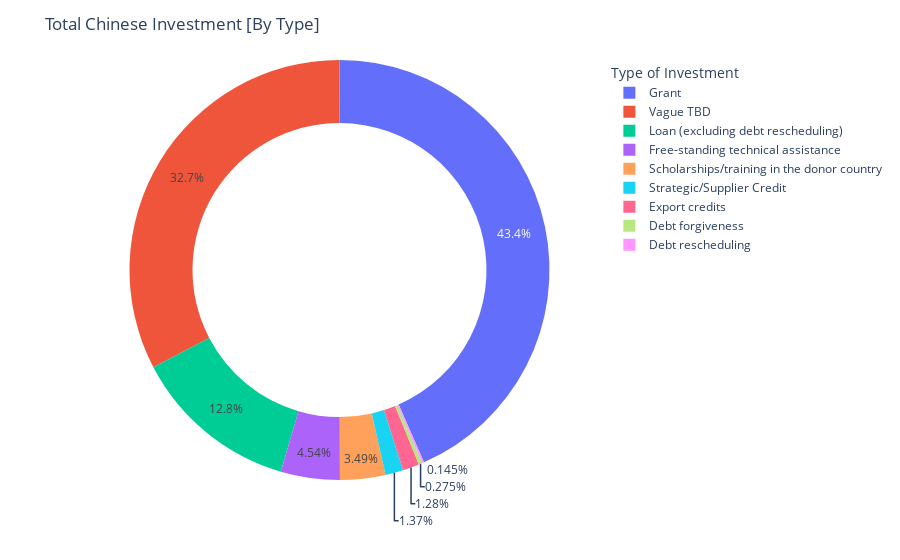

The notebook cell this image was saved under:
### Code cell
values = ms['flow'].value_counts()
class_ = pd.unique(ms['flow'])

fig = px.pie(ms, values=values, labels=class_, names = class_, hole=.7)
fig.update_layout(
    
    title = "Total Chinese Investment [By Type]",
    legend_title_text='Type of Investment',
    showlegend=True
    
)

fig.show()

### Figure 1 — Plotly figure (JSON) as saved in the notebook; plotly's stock layout.template omitted (floating-point values rounded to 4 significant figures)
{"data": [{"domain": {"x": [0, 1], "y": [0, 1]}, "hole": 0.7, "hovertemplate": "label=%{label}<br>value=%{value}<extra></extra>", "labels": ["Grant", "Vague TBD", "Loan (excluding debt rescheduling)", "Free-standing technical assistance", "Scholarships/training in the donor country", "Strategic/Supplier Credit", "Export credits", "Debt forgiveness", "Debt rescheduling"], "legendgroup": "", "name": "", "showlegend": true, "type": "pie", "values": [2687, 2022, 794, 281, 216, 85, 79, 17, 9]}], "layout": {"legend": {"title": {"text": "Type of Investment"}, "tracegroupgap": 0}, "margin": {"t": 60}, "showlegend": true, "title": {"text": "Total Chinese Investment [By Type]"}}}
